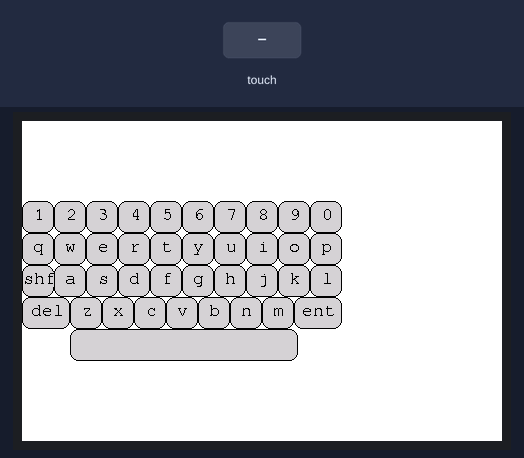
A sketch run on a simulated ESP32. Parts: 480×320 colour display. The inputs (shaded band) are chosen by the test bench. Random numbers use the default seed unless the sketch sets one; what the sketch prints to the serial monitor is not drawn.

Above: at 6.5 s.
6.6 s: touch panel pressed at 13 % / 50 % of its raw x / y range
At 6.85 s:
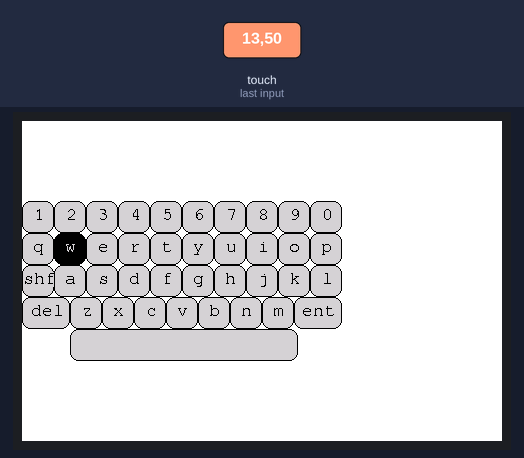
8.4 s: touch panel pressed at 38 % / 50 % of its raw x / y range
At 8.65 s:
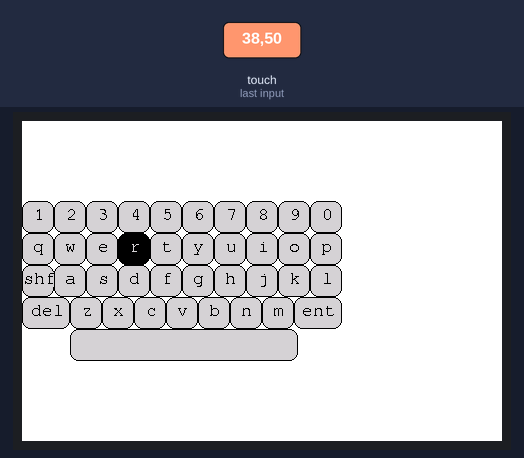
10.2 s: touch panel pressed at 62 % / 50 % of its raw x / y range
At 10.45 s:
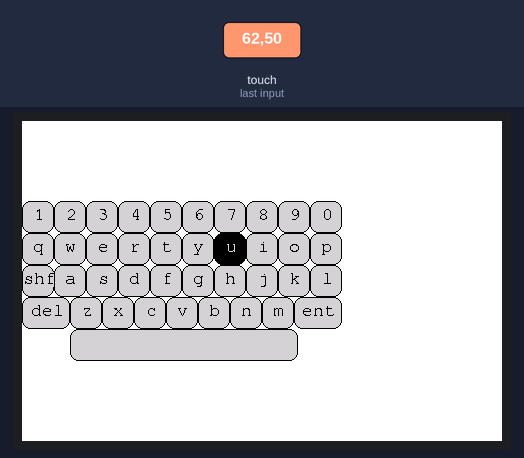
12.0 s: touch panel pressed at 87 % / 50 % of its raw x / y range
At 12.25 s:
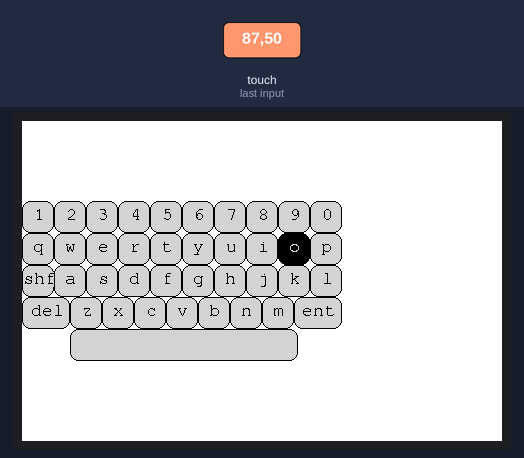
13.8 s: touch panel pressed at 13 % / 70 % of its raw x / y range
At 14.05 s:
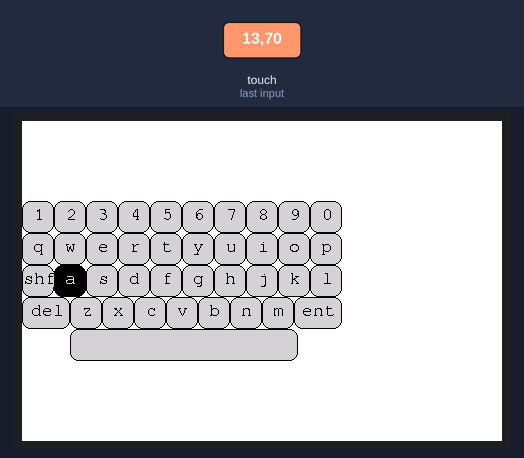
15.6 s: touch panel pressed at 38 % / 70 % of its raw x / y range
At 15.85 s:
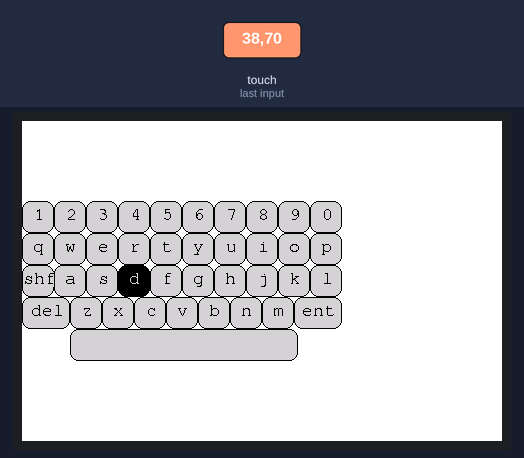
Timing chart, 0 to 18.4 s (numbered marks = the images above; inputs shaded):
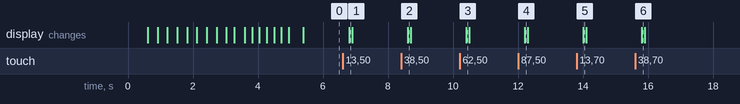

The sketch:

loading_keyboard.ino
```cpp
#include <TFT_eSPI.h>
#include <SPI.h>
#include <XPT2046_Touchscreen.h>
#include "Free_Fonts.h"

#define XPT2046_IRQ   36 // T_IRQ
#define XPT2046_MOSI  32 // T_DIN
#define XPT2046_MISO  39 // T_OUT
#define XPT2046_CLK   25 // T_CLK
#define XPT2046_CS    33 // T_CS

#define BITS_PER_PIXEL    1
#define SCREEN_WIDTH    320
#define SCREEN_HEIGHT   240
#define SCREEN_DIAGONAL 400
#define FONT_SIZE         1

char ascii_delete[] = { 0x7F, 0x00 };
char ascii_enter[] = { 0x0A, 0x0D, 0x00 };
char ascii_clear[] = { 0x0C, 0x00 };
int centerX = 160;
int centerY = 120;

TFT_eSPI tft = TFT_eSPI ();
SPIClass touchscreenSPI = SPIClass (VSPI);
XPT2046_Touchscreen touchscreen (XPT2046_CS, XPT2046_IRQ);


TFT_eSPI_Button keyboard_btn[40] =
{
  TFT_eSPI_Button (),
  TFT_eSPI_Button (),
  TFT_eSPI_Button (),
  TFT_eSPI_Button (),
  TFT_eSPI_Button (),
  TFT_eSPI_Button (),
  TFT_eSPI_Button (),
  TFT_eSPI_Button (),
  TFT_eSPI_Button (),
  TFT_eSPI_Button (),
  TFT_eSPI_Button (),
  TFT_eSPI_Button (),
  TFT_eSPI_Button (),
  TFT_eSPI_Button (),
  TFT_eSPI_Button (),
  TFT_eSPI_Button (),
  TFT_eSPI_Button (),
  TFT_eSPI_Button (),
  TFT_eSPI_Button (),
  TFT_eSPI_Button (),
  TFT_eSPI_Button (),
  TFT_eSPI_Button (),
  TFT_eSPI_Button (),
  TFT_eSPI_Button (),
  TFT_eSPI_Button (),
  TFT_eSPI_Button (),
  TFT_eSPI_Button (),
  TFT_eSPI_Button (),
  TFT_eSPI_Button (),
  TFT_eSPI_Button (),
  TFT_eSPI_Button (),
  TFT_eSPI_Button (),
  TFT_eSPI_Button (),
  TFT_eSPI_Button (),
  TFT_eSPI_Button (),
  TFT_eSPI_Button (),
  TFT_eSPI_Button (),
  TFT_eSPI_Button (),
  TFT_eSPI_Button (),
  TFT_eSPI_Button ()
};

char *keyboard_str_low[40] =
{
  "1", "2", "3", "4", "5", "6", "7", "8", "9", "0",
  "q", "w", "e", "r", "t", "y", "u", "i", "o", "p",
  "shf", "a", "s", "d", "f", "g", "h", "j", "k", "l",
  "del", "z", "x", "c", "v", "b", "n", "m", "ent", " "
};

char *keyboard_str_up[40] =
{
  "!", "@", "#", "$", "%", "^", "&", "*", "(", ")",
  "Q", "W", "E", "R", "T", "Y", "U", "I", "O", "P",
  "SHF", "A", "S", "D", "F", "G", "H", "J", "K", "L",
  "DEL", "Z", "X", "C", "V", "B", "N", "M", "ENT", " "
};

char **active_keyboard = keyboard_str_low;
bool is_shift = false, prev_shift = false, caps_lock = false;
int curr_key, prev_key;

void init_keyboard ( void );
void shift_keyboard ( void );
void update_keyboard ( int, int );
void animateLetterVU ( int, int, int, const char * );
unsigned int rainbow ( byte value );
void load_screen ( void );


void
setup ( void )
{
    Serial.begin (115200);
    load_screen ();
    init_keyboard ();
}

void
loop ( void )
{
    static int x_axis, y_axis, z_axis;
    if (touchscreen.tirqTouched () && touchscreen.touched ())
    {
        TS_Point p = touchscreen.getPoint ();

        x_axis = map ( p.x, 200, 3700, 1, SCREEN_WIDTH );
        y_axis = map ( p.y, 240, 3800, 1, SCREEN_HEIGHT );
        z_axis = p.z;

        update_keyboard ( x_axis, y_axis );
        delay (100);
    }
}

void
load_screen ( void )
{
    touchscreenSPI.begin (XPT2046_CLK, XPT2046_MISO, XPT2046_MOSI, XPT2046_CS);
    touchscreen.begin (touchscreenSPI);
    touchscreen.setRotation (1);

    tft.init();

    tft.setRotation(1);
    tft.fillScreen (TFT_BLACK);

    tft.setTextColor (TFT_WHITE, TFT_BLACK, false);
    tft.setTextSize (1);
    tft.setFreeFont (FF1);

    centerX -= 5;
    animateLetterVU (centerX - 45, SCREEN_HEIGHT, centerY - 8, "a");
    animateLetterVU (centerX - 30, SCREEN_HEIGHT, centerY - 8, "k");
    animateLetterVU (centerX - 15, SCREEN_HEIGHT, centerY - 8, "a");
    animateLetterVU (centerX + 00, SCREEN_HEIGHT, centerY - 8, "t");
    animateLetterVU (centerX + 15, SCREEN_HEIGHT, centerY - 8, "o");
    animateLetterVU (centerX + 30, SCREEN_HEIGHT, centerY - 8, "s");
    animateLetterVU (centerX + 45, SCREEN_HEIGHT, centerY - 8, "h");
    centerX += 5;

    delay (100);

    uint32_t color, index = random (0, 191);
    for (int i = 0; i < 360; )
    {
        color = rainbow (index);
        tft.drawSmoothArc (centerX, centerY, 100, 90, i, ++i, color, color, false);
        index = (i % 2 == 0) ? (index + 1) % 197 : index;
        delay (5);
    }
}


void
animateLetterVU (int x, int yi, int yf, const char *str)
{
  int i;
  for (i = yi; i > yf; i--)
  {
    tft.setTextColor (TFT_WHITE, TFT_BLACK, false);
    tft.drawString (str, x, i);
    delay (3);
    tft.setTextColor (TFT_BLACK, TFT_BLACK, false);
    tft.drawString (str, x, i);
  }

  tft.setTextColor (TFT_WHITE, TFT_BLACK, false);
  tft.drawString (str, x, yf);
}


unsigned int
rainbow( byte value )
{
  // If 'value' is in the range 0-159 it is converted to a spectrum colour
  // from 0 = red through to 127 = blue to 159 = violet
  // Extending the range to 0-191 adds a further violet to red band

  value = value%192;

  byte red   = 0; // Red is the top 5 bits of a 16-bit colour value
  byte green = 0; // Green is the middle 6 bits, but only top 5 bits used here
  byte blue  = 0; // Blue is the bottom 5 bits

  byte sector = value >> 5;
  byte amplit = value & 0x1F;

  switch (sector)
  {
    case 0:
      red   = 0x1F;
      green = amplit; // Green ramps up
      blue  = 0;
      break;
    case 1:
      red   = 0x1F - amplit; // Red ramps down
      green = 0x1F;
      blue  = 0;
      break;
    case 2:
      red   = 0;
      green = 0x1F;
      blue  = amplit; // Blue ramps up
      break;
    case 3:
      red   = 0;
      green = 0x1F - amplit; // Green ramps down
      blue  = 0x1F;
      break;
    case 4:
      red   = amplit; // Red ramps up
      green = 0;
      blue  = 0x1F;
      break;
    case 5:
      red   = 0x1F;
      green = 0;
      blue  = 0x1F - amplit; // Blue ramps down
      break;
  }
  return red << 11 | green << 6 | blue;
}

void
init_keyboard ( void )
{
    tft.fillScreen (TFT_WHITE);
    // 32x32 pixel keys
    int i;
    int x_val = 0;
    int y_val = 80;
    for (i = 0; i < 38; i++)
    {
        keyboard_btn[i].initButtonUL ( &tft, x_val, y_val, 32, 32, TFT_BLACK, TFT_LIGHTGREY, TFT_BLACK, active_keyboard[i], 1 );
        keyboard_btn[i].drawButton ( false, active_keyboard[i] );
        x_val += 32;

        if (i == 9)
        {
          x_val = 0;
          y_val += 32;
        }
        else if (i == 19)
        {
          x_val = 0;
          y_val += 32;
          continue;
        }
        else if (i == 29)
        {
          x_val = 0;
          y_val += 32;
          i++;
          keyboard_btn[i].initButtonUL ( &tft, x_val, y_val, 48, 32, TFT_BLACK, TFT_LIGHTGREY, TFT_BLACK, active_keyboard[i], 1 );
          keyboard_btn[i].drawButton ( false, active_keyboard[i] );
          x_val = 48;
          continue;
        }
    }
    keyboard_btn[38].initButtonUL ( &tft, x_val, y_val, 48, 32, TFT_BLACK, TFT_LIGHTGREY, TFT_BLACK, active_keyboard[28], 1 );
    keyboard_btn[38].drawButton ( false, active_keyboard[38] );

    keyboard_btn[39].initButtonUL ( &tft, 48, 208, 228, 32, TFT_BLACK, TFT_LIGHTGREY, TFT_BLACK, " ", 1 );
    keyboard_btn[39].drawButton ( false, active_keyboard[39] );

    Serial.println (ascii_clear);
}


void
shift_keyboard ( void )
{
  prev_shift = is_shift;
  if (is_shift && caps_lock)
    return;

  is_shift = !is_shift;

  if (is_shift == false)
    active_keyboard = keyboard_str_low;
  else
    active_keyboard = keyboard_str_up;

  int i;
  for (i = 0; i < 40; i++)
    keyboard_btn[i].drawButton ( false, active_keyboard[i] );

  delay (50);
}

void
update_keyboard ( int x_axis, int y_axis )
{
    int i = 0;
    int btn_ul_x, btn_ul_y;

    for (i = 0; i < 40; i++ )
    {
      if (!keyboard_btn[i].contains ( x_axis, y_axis ))
        continue;

      keyboard_btn[i].press (true);
      delay (200);

      if (!keyboard_btn[i].isPressed ())
        continue;

      if (i < 10)
      {
        btn_ul_x = 32 * i;
        btn_ul_y = 80;
      }
      else if (i < 19)
      {
        btn_ul_x = 32 * (i - 10);
        btn_ul_y = 112;
      }
      else if (i < 30)
      {
        btn_ul_x = 32 * (i - 20);
        btn_ul_y = 144;
      }
      else if (i == 30)
      {
        btn_ul_x = 0;
        btn_ul_y = 176;
      }
      else if (i < 38)
      {
        btn_ul_x = (32 * (i - 31)) + 48;
        btn_ul_y = 176;
      }
      else if (i == 38)
      {
        btn_ul_x = 272;
        btn_ul_y = 176;
      }
      else
      {
        btn_ul_x = 48;
        btn_ul_y = 208;
      }

      prev_key = curr_key;
      curr_key = i;

      keyboard_btn[i].drawButton ( true, active_keyboard[i] );
      delay (100);

      switch (i)
      {
      case 20:
        if (prev_key == 20 && !caps_lock)
        {
          caps_lock = true;
          active_keyboard[20] = "CAP";
        }
        else
        {
          caps_lock = false;
          active_keyboard[20] = "SHF";
        }

        shift_keyboard ();
        break;
      case 30:
        Serial.print (ascii_delete);
        break;
      case 38:
        Serial.print (ascii_enter);
        break;
      default:
        Serial.print (active_keyboard[i]);
        break;
      }

      keyboard_btn[i].drawButton ( false, active_keyboard[i] );
      keyboard_btn[i].press (false);
      if (is_shift && i != 20 && !caps_lock)
        shift_keyboard ();
  }
}
```

Measured:
- after the input at 6.6 s, the display: changes after 0.20 s (image 1)
- after the input at 8.4 s, the display: changes after 0.20 s (image 2)
- after the input at 10.2 s, the display: changes after 0.20 s (image 3)
- after the input at 12.0 s, the display: changes after 0.20 s (image 4)
- after the input at 13.8 s, the display: changes after 0.20 s (image 5)
- after the input at 15.6 s, the display: changes after 0.20 s (image 6)
